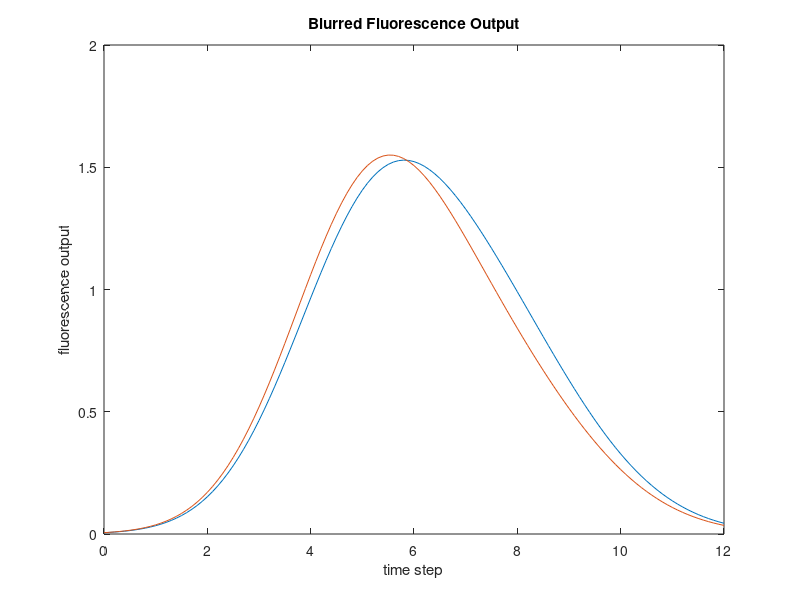

The MATLAB script that drew this image:
function [ ] = illustrate_blurring( )
%UNTITLED2 Summary of this function goes here
%   Detailed explanation goes here

x = 0:0.1:12;
y = gaussmf(x,[2 7]);
y2 = gaussmf(x,[1.5 5]);
plot(x,y+.8*y2);

hold all;
plot(x,y2+.8*y);
xlabel('time step');
ylabel('fluorescence output');
title('Blurred Fluorescence Output');
end

